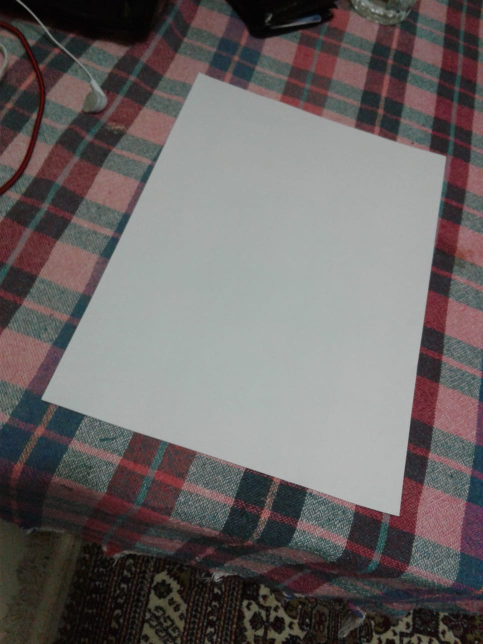
#> input picture 1.jpg, 966 x 1288 px (shown at 1/2 size)
$ python negative_yedek.py
#> lines starting #> are read from the running program, lines starting #| are printed output that depends on the picture; after the words box and inside, x2 and y2 are one past the last pixel; in counts of white or black regions, pixels touching at a corner belong together
import math
import copy
import numpy as np
import cv2


def roundto(number):
    floatPart = number - int(number)
    if floatPart >= 0.5:
        return int(number) + 1
    return int(number)


def line_intersection(line1, line2):
    xdiff = (line1[0][0] - line1[1][0], line2[0][0] - line2[1][0])
    ydiff = (line1[0][1] - line1[1][1], line2[0][1] - line2[1][1])

    def det(a, b):
        return a[0] * b[1] - a[1] * b[0]

    div = det(xdiff, ydiff)
    if div == 0:
        raise Exception('lines do not intersect')

    d = (det(*line1), det(*line2))
    x = det(d, xdiff) / div
    y = det(d, ydiff) / div
    return x, y


showPointDots = False
showCornerPoints = True
showIndexNumbers = False
showCenterDots = True
drawGridLines = True
showBorders = True
showIntersectionPoints = False

# load the image
image = cv2.imread("1.jpg", 1)
#> image is the input picture: shape (1288, 966, 3); mean B, G, R 100.7, 101.1, 106.6
# image = cv2.imread("1_dot.jpg", 1)
image = cv2.resize(image, (800, 1000))
#> image: shape (1000, 800, 3)
image_original = copy.copy(image)
# white color boundaries (R,B and G)
lower = [120, 120, 120]
upper = [255, 255, 255]

# create NumPy arrays from the boundaries
lower = np.array(lower, dtype="uint8")
upper = np.array(upper, dtype="uint8")

# find the colors within the specified boundaries and apply the mask
mask = cv2.inRange(image, lower, upper)
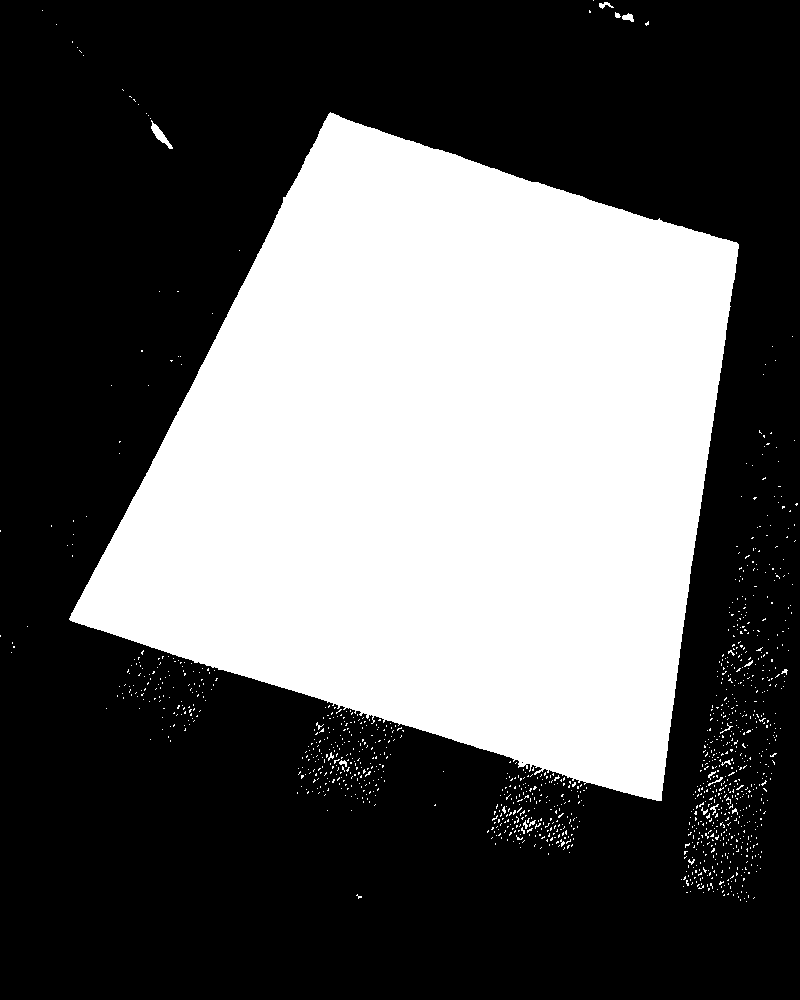
#> mask: shape (1000, 800); 37.1% white; 1236 white regions (1217 under 20 px), largest, box (x1, y1, x2, y2) and area: (69, 112, 739, 801) 292761, (151, 120, 173, 149) 191, (622, 13, 634, 22) 67
output = cv2.bitwise_and(image, image, mask=mask)
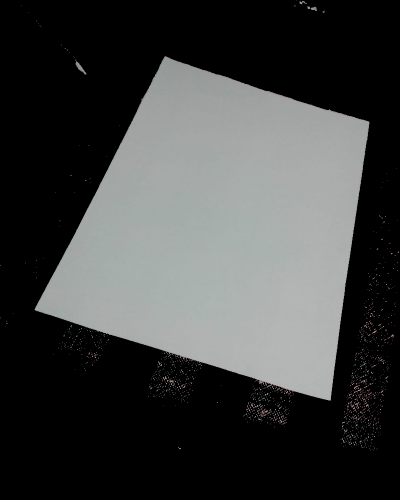
#> output: shape (1000, 800, 3) (shown at 1/2 size); mean B, G, R 63.1, 63.7, 62.2

# cv2.imshow("mask",output)

ret, thresh = cv2.threshold(mask, 127, 255, 0)
thresh = cv2.medianBlur(thresh, 11)
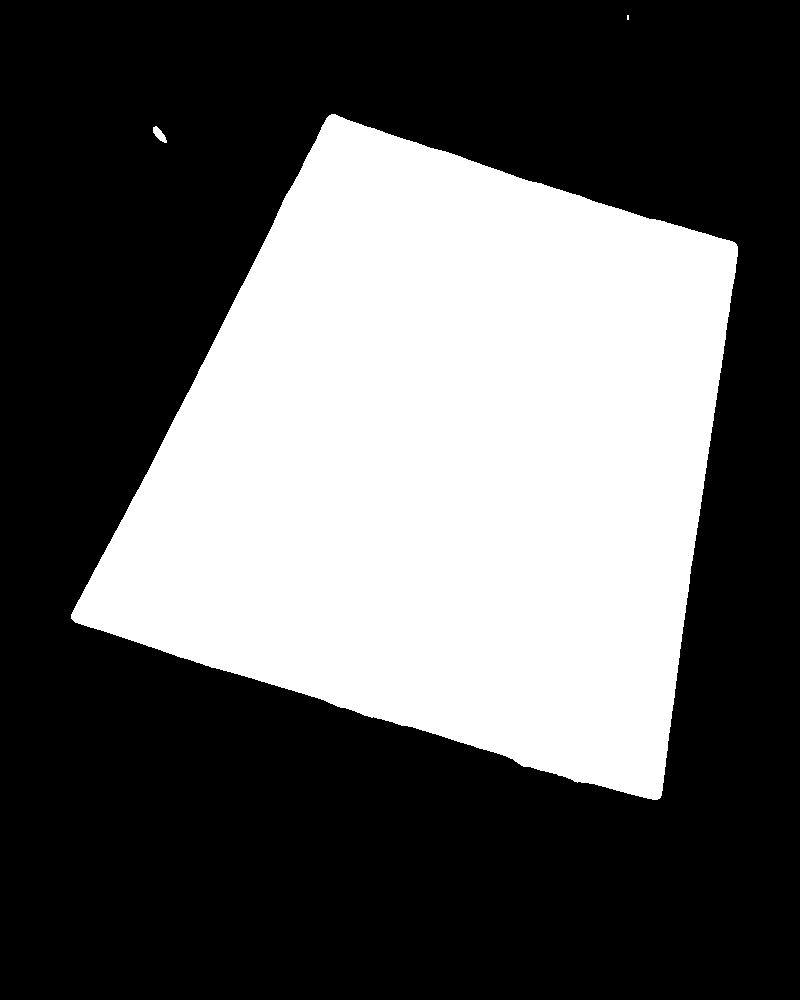
#> thresh: shape (1000, 800); 36.6% white; 3 white regions (1 under 20 px)

# cv2.imshow("",thresh)
contours, hierarchy = cv2.findContours(thresh, cv2.RETR_EXTERNAL, cv2.CHAIN_APPROX_NONE)
#> contours = 3 contours, 1 with area under 20; largest, box (x1, y1, x2, y2) and area: (71, 114, 738, 800) 291822, (153, 126, 167, 143) 102

intersectionPoints = []
boxes = []

if len(contours) != 0:
    # draw in blue the contours that were founded
    c = max(contours, key=cv2.contourArea)
#> c = contour of 2052 points, box (x1, y1, x2, y2) (71, 114, 738, 800), area 291822

    # get corner points
    epsilon = 0.1 * cv2.arcLength(c, True)
#> epsilon = 232.3
    approx = cv2.approxPolyDP(c, epsilon, True)
#> approx = [[331, 114], [71, 618], [657, 799], [737, 246]]
    # print(approx)

    cornerPoint1 = (approx[0][0][0], approx[0][0][1])
#> cornerPoint1 = (331, 114)
    cornerPoint2 = (approx[1][0][0], approx[1][0][1])
#> cornerPoint2 = (71, 618)
    cornerPoint3 = (approx[3][0][0], approx[3][0][1])
#> cornerPoint3 = (737, 246)
    cornerPoint4 = (approx[2][0][0], approx[2][0][1])
#> cornerPoint4 = (657, 799)

    if showCornerPoints:
        cv2.circle(image, cornerPoint1, 5, (0, 0, 255), -1)
#> image: shape (1000, 800, 3); mean B, G, R 100.6, 101, 106.5
        cv2.circle(image, cornerPoint2, 5, (0, 0, 255), -1)
#> image: shape (1000, 800, 3); mean B, G, R 100.6, 101, 106.5
        cv2.circle(image, cornerPoint3, 5, (0, 0, 255), -1)
#> image: shape (1000, 800, 3); mean B, G, R 100.6, 101, 106.5
        cv2.circle(image, cornerPoint4, 5, (0, 0, 255), -1)
#> image: shape (1000, 800, 3); mean B, G, R 100.6, 101, 106.5

    if showBorders:
        cv2.line(image, cornerPoint1, cornerPoint2, 255, 2)
        cv2.line(image, cornerPoint3, cornerPoint4, 255, 2)
        cv2.line(image, cornerPoint1, cornerPoint3, 255, 2)
        cv2.line(image, cornerPoint2, cornerPoint4, 255, 2)
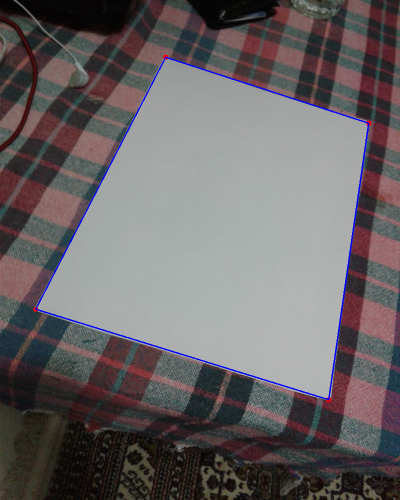
#> image: shape (1000, 800, 3) (shown at 1/2 size); mean B, G, R 101.3, 99.9, 105.4

    topLen = int(math.sqrt(abs(math.pow(cornerPoint1[0] - cornerPoint3[0], 2) - math.pow(cornerPoint1[1] - cornerPoint3[1], 2))))
#> topLen = 383
    bottomLen = int(math.sqrt(abs(math.pow(cornerPoint2[0] - cornerPoint4[0], 2) - math.pow(cornerPoint2[1] - cornerPoint4[1], 2))))
#> bottomLen = 557
    leftLen = int(math.sqrt(abs(math.pow(cornerPoint1[0] - cornerPoint2[0], 2) - math.pow(cornerPoint1[1] - cornerPoint2[1], 2))))
#> leftLen = 431
    rightLen = int(math.sqrt(abs(math.pow(cornerPoint3[0] - cornerPoint4[0], 2) - math.pow(cornerPoint3[1] - cornerPoint4[1], 2))))
#> rightLen = 547

    print("topLen = " + str(topLen) + ", bottomLen = " + str(bottomLen) + ", leftLen = " + str(leftLen) + ", rightLen = " + str(rightLen))
#| topLen = 383, bottomLen = 557, leftLen = 431, rightLen = 547

    topPieceLenX = roundto((cornerPoint3[0] - cornerPoint1[0]) / 15)
#> in roundto, `floatPart = number - int(number)`: floatPart = 0.0667
#> topPieceLenX = 27
    topPieceLenY = roundto((cornerPoint3[1] - cornerPoint1[1]) / 15)
#> topPieceLenY = 9

    bottomPieceLenX = roundto((cornerPoint4[0] - cornerPoint2[0]) / 15)
#> bottomPieceLenX = 39
    bottomPieceLenY = roundto((cornerPoint4[1] - cornerPoint2[1]) / 15)
#> bottomPieceLenY = 12

    leftPieceLenX = roundto((cornerPoint2[0] - cornerPoint1[0]) / 15)
#> leftPieceLenX = -17
    leftPieceLenY = roundto((cornerPoint2[1] - cornerPoint1[1]) / 15)
#> leftPieceLenY = 34

    rightPieceLenX = roundto((cornerPoint4[0] - cornerPoint3[0]) / 15)
#> rightPieceLenX = -5
    rightPieceLenY = roundto((cornerPoint4[1] - cornerPoint3[1]) / 15)
#> rightPieceLenY = 37

    for yrow in range(0, 16, 1):
        pointDotTop = (cornerPoint1[0] + yrow * topPieceLenX, cornerPoint1[1] + yrow * topPieceLenY)
        intersectionPoints.append(pointDotTop)
        if showIndexNumbers:
            cv2.circle(image, pointDotTop, 1, (255, 0, 0), -1)
#> this loop made 16 passes
#> pointDotTop on passes 1 to 8: (331, 114), (358, 123), (385, 132), (412, 141), (439, 150), (466, 159), (493, 168), (520, 177)
#> after the loop, intersectionPoints = [(331, 114), (358, 123), (385, 132), (412, 141), (439, 150), (466, 159), (493, 168), (520, 177), (547, 186), (574, 195), (601, 204), (628, 213), (655, 222), (682, 231), (709, 240), (736, 249)]

    for xrow in range(1, 16, 1):
        # print(i)
        pointDotLeft = (cornerPoint1[0] + xrow * leftPieceLenX, cornerPoint1[1] + xrow * leftPieceLenY)
        pointDotRight = (cornerPoint3[0] + xrow * rightPieceLenX, cornerPoint3[1] + xrow * rightPieceLenY)

        intersectionPoints.append(pointDotLeft)

        if showPointDots:
            cv2.circle(image, pointDotLeft, 1, (255, 0, 0), -1)

        for yrow in range(1, 15, 1):
            pointDotTop = (cornerPoint1[0] + yrow * topPieceLenX, cornerPoint1[1] + yrow * topPieceLenY)
            pointDotBottom = (cornerPoint2[0] + yrow * bottomPieceLenX, cornerPoint2[1] + yrow * bottomPieceLenY)

            # print(pointDotTop, pointDotBottom)
            if drawGridLines:
                cv2.line(image, pointDotTop, pointDotBottom, 255, 1)
                cv2.line(image, pointDotLeft, pointDotRight, 255, 1)

            if showPointDots:
                cv2.circle(image, pointDotTop, 1, (0, 0, 255), -1)
                cv2.circle(image, pointDotBottom, 1, (0, 0, 255), -1)
                cv2.circle(image, pointDotLeft, 1, (0, 0, 255), -1)
                cv2.circle(image, pointDotRight, 1, (0, 0, 255), -1)

            x, y = line_intersection((pointDotTop, pointDotBottom), (pointDotLeft, pointDotRight))
            intersectionPoints.append((roundto(x), roundto(y)))
            if showIntersectionPoints:
                cv2.circle(image, (roundto(x), roundto(y)), 1, (255, 0, 0), -1)
            # print(x, y)

        intersectionPoints.append(pointDotRight)
        if showPointDots:
            cv2.circle(image, pointDotRight, 1, (255, 0, 0), -1)
#> this loop made 15 passes
#> (pointDotLeft, pointDotRight) on passes 1 to 8: ((314, 148), (732, 283)), ((297, 182), (727, 320)), ((280, 216), (722, 357)), ((263, 250), (717, 394)), ((246, 284), (712, 431)), ((229, 318), (707, 468)), ((212, 352), (702, 505)), ((195, 386), (697, 542))
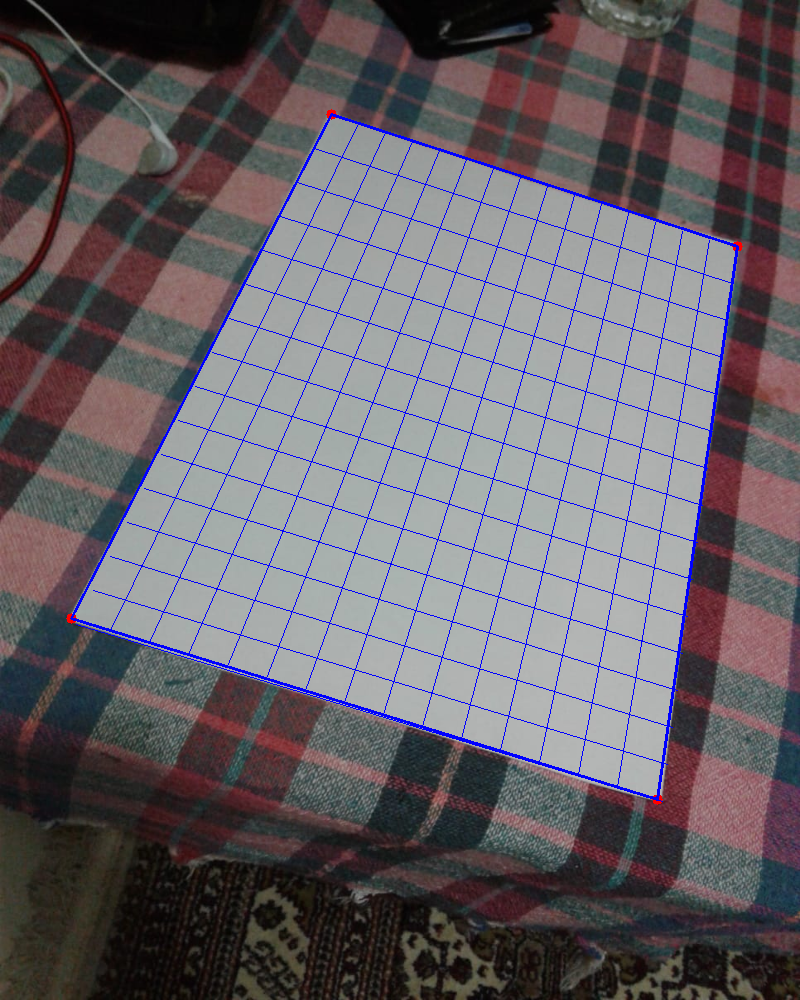
#> image: shape (1000, 800, 3); 1.82% of pixels changed, all inside (x1, y1, x2, y2) = (76, 125, 731, 802)
#> after the loop, intersectionPoints = 256 pairs, first value 76 to 736, second value 114 to 801


if showIndexNumbers:
    counter = 0
    for point in intersectionPoints:
        # print(point)
        cv2.putText(image, str(counter), point, cv2.FONT_HERSHEY_SIMPLEX, 0.3, (0, 0, 0), 1)
        counter = counter + 1

matrix = []
matrixRow = []
for row in range(0, 15, 1):
    matrixRow = []
    for col in range(0, 15, 1):
        current = col + row * 16
        cornerPoint1 = intersectionPoints[current]
        cornerPoint2 = intersectionPoints[current + 17]
        # cv2.line(image, point1, point2, 200, 1)
        middleX = int((cornerPoint1[0] + cornerPoint2[0]) / 2)
        middleY = int((cornerPoint1[1] + cornerPoint2[1]) / 2)
        if showCenterDots:
            cv2.circle(image, (middleX, middleY), 1, (255, 0, 0), -1)
        # print(image_original[middleY, middleX])
        rgb = image_original[middleY, middleX]
        matrixRow.append((rgb[0], rgb[1], rgb[2]))
    matrix.append(matrixRow)
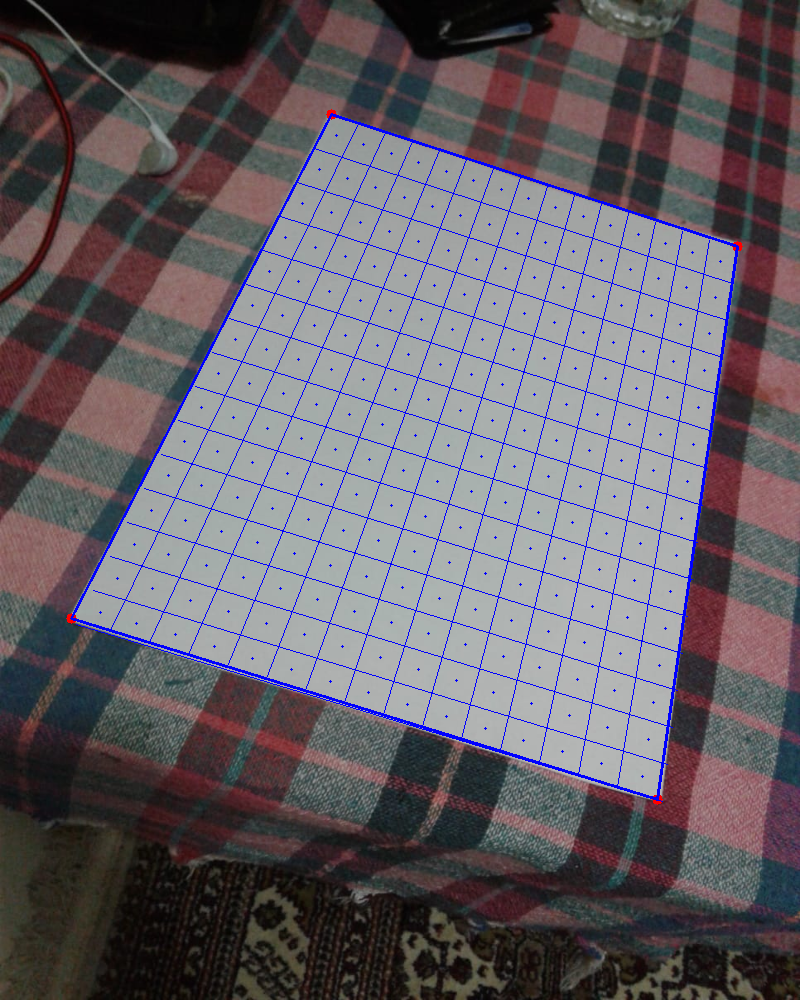
#> image: shape (1000, 800, 3); 0.14% of pixels changed, all inside (x1, y1, x2, y2) = (99, 134, 722, 778)
#> after the loop, matrix = 15 items

# print(matrix)
for row in matrix:
    print(row)
#> this loop made 15 passes
#> (printed output is left out)
# cropped = image_original[100:200, 140:440]
# cv2.imshow("cropped", cropped)


cv2.imshow('Original Image', image_original)
cv2.imshow('Processed', image)
# cv2.imshow("Cropped", output)

cv2.waitKey(0)

$ run again, with 2.jpg copied over 1.jpg
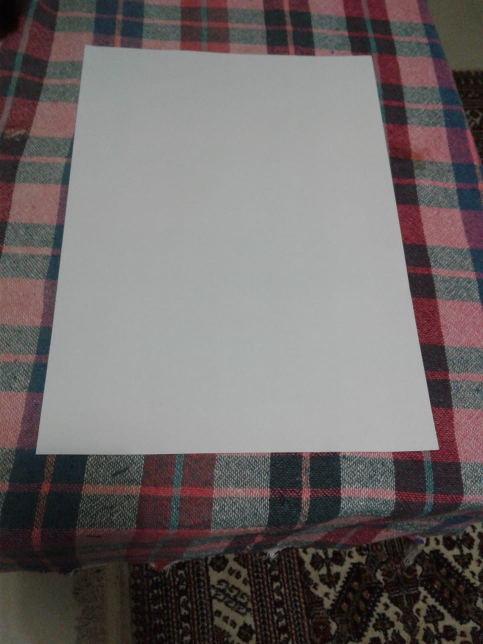
#> input picture 2.jpg, 966 x 1288 px (shown at 1/2 size)
#> image is the input picture: shape (1288, 966, 3); mean B, G, R 104.6, 105.2, 111.1
#> `mask = cv2.inRange(image, lower, upper)`:
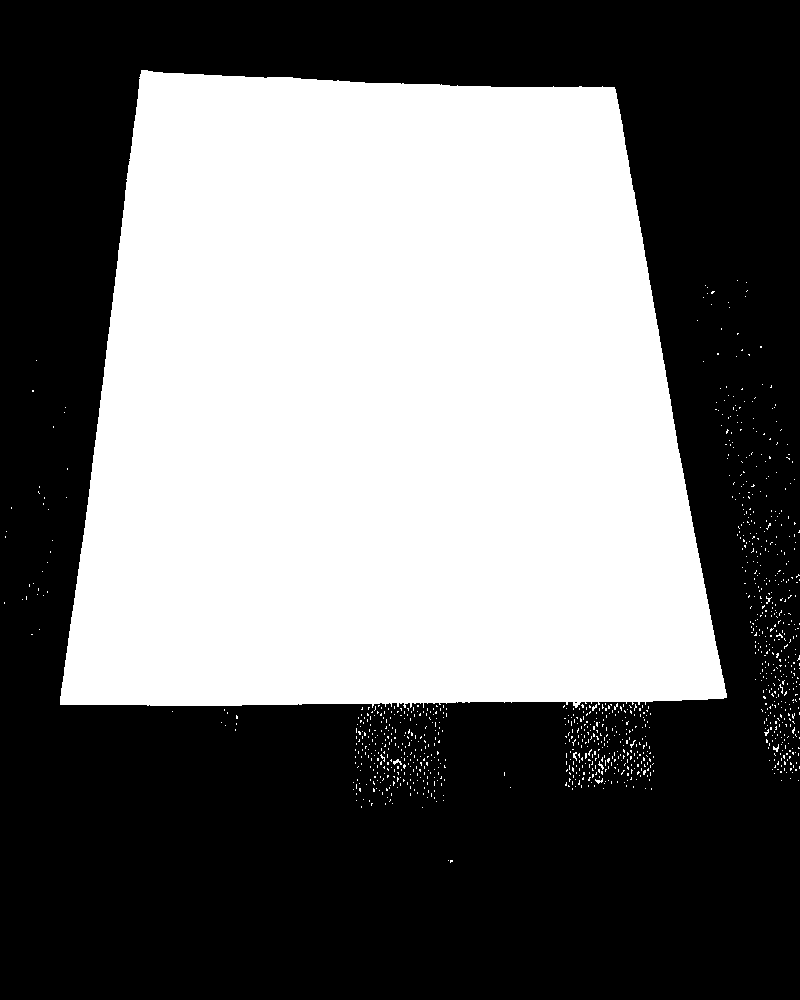
#> mask: shape (1000, 800); 44.7% white; 1031 white regions (1026 under 20 px), largest, box (x1, y1, x2, y2) and area: (60, 70, 727, 708) 354224, (393, 759, 402, 765) 28, (773, 744, 779, 752) 23, (595, 778, 603, 784) 22, (573, 752, 577, 761) 20
#> thresh: shape (1000, 800); 44.3% white; 1 white region
#> contours = 1 contour; box (x1, y1, x2, y2) and area: (60, 70, 726, 706) 353134
#> c = contour of 2369 points, box (x1, y1, x2, y2) (60, 70, 726, 706), area 353134
#> epsilon = 248.2
#> approx = [[142, 72], [61, 701], [721, 698], [615, 91]]
#> cornerPoint1 = (142, 72)
#> cornerPoint2 = (61, 701)
#> cornerPoint3 = (615, 91)
#> cornerPoint4 = (721, 698)
#> topLen = 472
#> bottomLen = 659
#> leftLen = 623
#> rightLen = 597
#| topLen = 472, bottomLen = 659, leftLen = 623, rightLen = 597
#> floatPart = 0.533
#> topPieceLenX = 32
#> topPieceLenY = 1
#> bottomPieceLenX = 44
#> bottomPieceLenY = 0
#> leftPieceLenX = -5
#> leftPieceLenY = 42
#> rightPieceLenX = 7
#> rightPieceLenY = 40
#> the loop `for yrow in range(0, 16, 1):` made 16 passes
#> pointDotTop on passes 1 to 8: (142, 72), (174, 73), (206, 74), (238, 75), (270, 76), (302, 77), (334, 78), (366, 79)
#> after the loop `for yrow in range(0, 16, 1):`: intersectionPoints = [(142, 72), (174, 73), (206, 74), (238, 75), (270, 76), (302, 77), (334, 78), (366, 79), (398, 80), (430, 81), (462, 82), (494, 83), (526, 84), (558, 85), (590, 86), (622, 87)]
#> the loop `for xrow in range(1, 16, 1):` made 15 passes
#> (pointDotLeft, pointDotRight) on passes 1 to 8: ((137, 114), (622, 131)), ((132, 156), (629, 171)), ((127, 198), (636, 211)), ((122, 240), (643, 251)), ((117, 282), (650, 291)), ((112, 324), (657, 331)), ((107, 366), (664, 371)), ((102, 408), (671, 411))
#> after the loop `for xrow in range(1, 16, 1):`: intersectionPoints = 256 pairs, first value 67 to 720, second value 72 to 702
#> after the loop `for row in range(0, 15, 1):`:
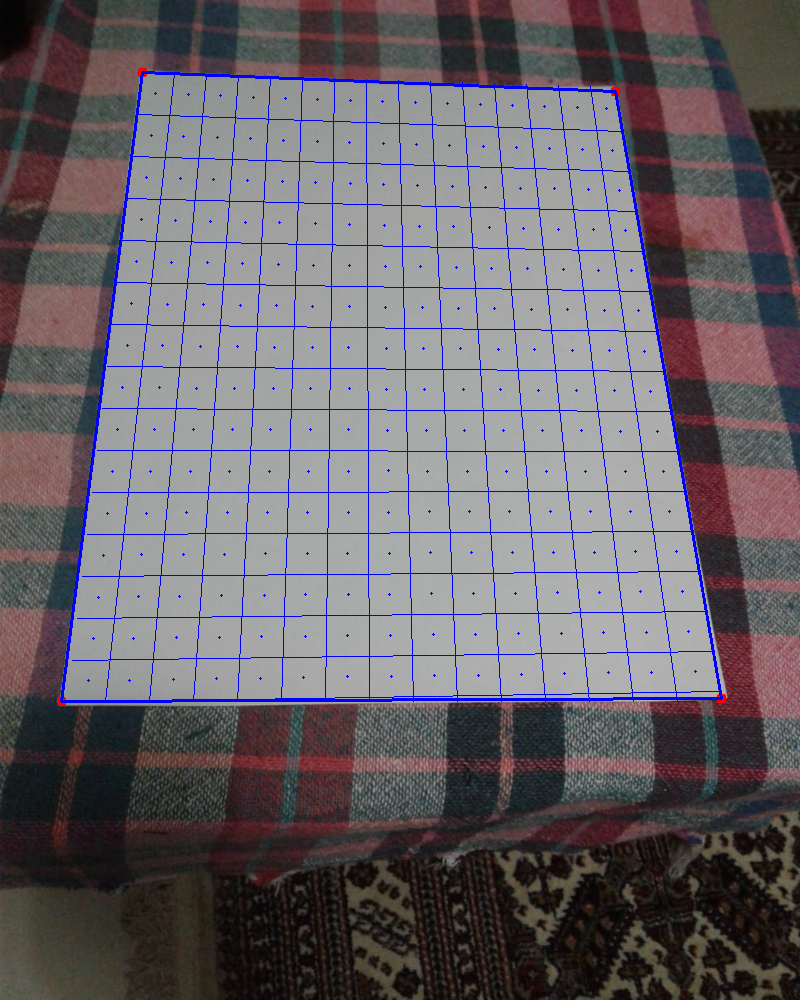
#> image: shape (1000, 800, 3); mean B, G, R 107.5, 100.1, 106.1
#> after the loop `for row in range(0, 15, 1):`: matrix = 15 items
#> the loop `for row in matrix:` made 15 passes
#> (printed output is left out)
